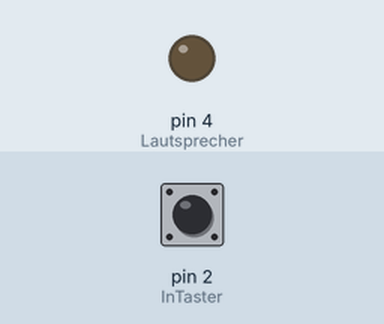
The sketch below on a simulated Arduino Uno, built with avr-gcc and run on an emulated ATmega328P. On the bench: output pins drawn as LEDs (lit = HIGH). The inputs (shaded band) are chosen by the test bench; at power-on: pin 2 (InTaster) HIGH.

Above: at 1.2 s.
1.3 s: pin 2 (InTaster) pulled LOW for 0.15 s
At 1.47 s:
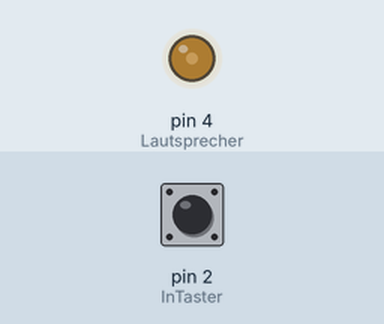
3.0 s: pin 2 (InTaster) pulled LOW for 1 s
At 3.8 s:
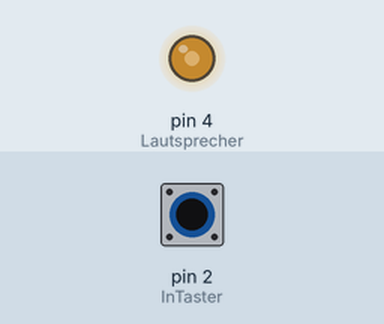
Timing chart, 0 to 6.0 s (numbered marks = the images above; inputs shaded):
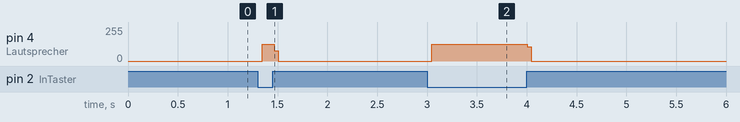

Measured:
- after the input at 1.3 s, pin 4 (Lautsprecher): 0/255 → 127/255 after 0.05 s, → 0/255 0.12 s later
- after the input at 3.0 s, pin 4 (Lautsprecher): 0/255 → 127/255 after 0.05 s, → 0/255 0.96 s later

The sketch:

Sirene.ino
```cpp
const int Lautsprecher=4;
const int InTaster=2;

const int Hoch=500;
const int Tief=1000;

void setup()
{
  pinMode(InTaster, INPUT_PULLUP);
  pinMode(Lautsprecher, OUTPUT);
}

int Wait=Tief;
int Richtung=-1;
int LastTaster=HIGH;
long Dauer=0;

void loop()
{

  if (digitalRead(InTaster) == LOW) {
    digitalWrite(Lautsprecher, HIGH);
    delayMicroseconds(Wait);
    digitalWrite(Lautsprecher, LOW);
    delayMicroseconds(Wait);

    Dauer += Wait;
    if (Dauer > Tief*5) {
      Wait += Richtung*5;
      if (Wait >= Tief) Richtung=-1;
      if (Wait <= Hoch) Richtung=1;
      Dauer = 0;
    }
  } else {
    Wait = Tief;
    Richtung = -1;
    Dauer = 0;
    delay(10);
  }
}
```
